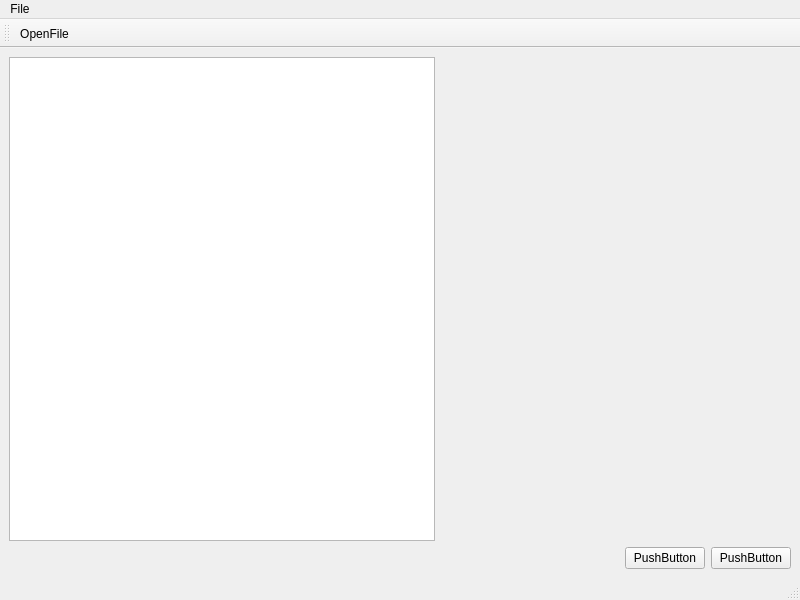
<?xml version="1.0" encoding="UTF-8"?>
<ui version="4.0">
 <class>MainWindow</class>
 <widget class="QMainWindow" name="MainWindow">
  <property name="geometry">
   <rect>
    <x>0</x>
    <y>0</y>
    <width>800</width>
    <height>600</height>
   </rect>
  </property>
  <property name="windowTitle">
   <string>MainWindow</string>
  </property>
  <widget class="QWidget" name="centralwidget">
   <layout class="QVBoxLayout" name="verticalLayout">
    <item>
     <layout class="QHBoxLayout" name="horizontalLayout">
      <item>
       <widget class="QTreeView" name="treeView">
        <property name="contextMenuPolicy">
         <enum>Qt::ActionsContextMenu</enum>
        </property>
       </widget>
      </item>
      <item alignment="Qt::AlignRight">
       <widget class="QVTKOpenGLNativeWidget" name="widget" native="true">
        <property name="minimumSize">
         <size>
          <width>350</width>
          <height>481</height>
         </size>
        </property>
       </widget>
      </item>
     </layout>
    </item>
    <item>
     <layout class="QHBoxLayout" name="horizontalLayout_2">
      <item>
       <spacer name="horizontalSpacer">
        <property name="orientation">
         <enum>Qt::Horizontal</enum>
        </property>
        <property name="sizeHint" stdset="0">
         <size>
          <width>40</width>
          <height>20</height>
         </size>
        </property>
       </spacer>
      </item>
      <item>
       <widget class="QPushButton" name="pushButton">
        <property name="text">
         <string>PushButton</string>
        </property>
       </widget>
      </item>
      <item>
       <widget class="QPushButton" name="pushButton_2">
        <property name="text">
         <string>PushButton</string>
        </property>
       </widget>
      </item>
     </layout>
    </item>
   </layout>
  </widget>
  <widget class="QMenuBar" name="menubar">
   <property name="geometry">
    <rect>
     <x>0</x>
     <y>0</y>
     <width>800</width>
     <height>20</height>
    </rect>
   </property>
   <widget class="QMenu" name="menuFile">
    <property name="title">
     <string>File</string>
    </property>
    <addaction name="actionOpenFile"/>
   </widget>
   <addaction name="menuFile"/>
  </widget>
  <widget class="QStatusBar" name="statusbar"/>
  <widget class="QToolBar" name="toolBar">
   <property name="windowTitle">
    <string>toolBar</string>
   </property>
   <attribute name="toolBarArea">
    <enum>TopToolBarArea</enum>
   </attribute>
   <attribute name="toolBarBreak">
    <bool>false</bool>
   </attribute>
   <addaction name="actionOpenFile"/>
  </widget>
  <action name="actionOpenFile">
   <property name="icon">
    <iconset resource="icons.qrc">
     <normaloff>:/Icons/fileopen.png</normaloff>:/Icons/fileopen.png</iconset>
   </property>
   <property name="text">
    <string>OpenFile</string>
   </property>
  </action>
  <action name="actionItem_Options">
   <property name="text">
    <string>Item_Options</string>
   </property>
  </action>
 </widget>
 <customwidgets>
  <customwidget>
   <class>QVTKOpenGLNativeWidget</class>
   <extends>QWidget</extends>
   <header>QVTKOpenGLNativeWidget.h</header>
   <container>1</container>
  </customwidget>
 </customwidgets>
 <resources>
  <include location="icons.qrc"/>
 </resources>
 <connections/>
</ui>
